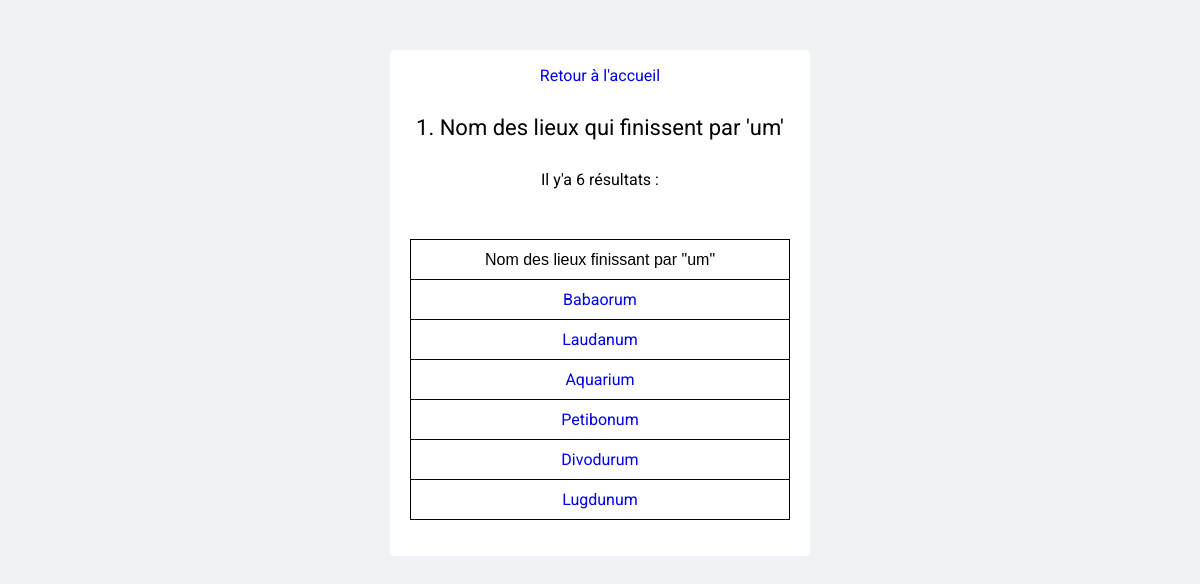
The page /requete1.php on the database its author committed.
### tables this page shows
CREATE TABLE IF NOT EXISTS `lieu` (
  `id_lieu` int(11) NOT NULL AUTO_INCREMENT,
  `nom_lieu` varchar(50) NOT NULL,
  PRIMARY KEY (`id_lieu`)
);

### requete1.php (the view, shortened to what this page needs)
<!DOCTYPE html>
<html lang="en">
<head>
    <link rel="stylesheet" href="CSS/style.css">
</head>
<body>
    <main>
        <?php
            $pdo = connect();
        ?>
        <p> <a href="index.php"> Retour à l'accueil </a> </p>
        <h3>1.	Nom des lieux qui finissent par 'um'</h3>
        <?php
            $requete = $pdo->query("
                SELECT id_lieu, nom_lieu
                FROM lieu
                WHERE nom_lieu LIKE '%um'
            ");
        ?>
        <p>Il y'a <?= $requete->rowCount() ?> résultats :</p>
        <table>
            <thead>
                <tr>
                    <th>Nom des lieux finissant par "um"</th>
                </tr>
            </thead>
            <tbody>
                <?php
                    foreach($requete->fetchAll() as $lieu){ ?>
                        <tr>
                            <td> <a href="voirLieu.php?id_lieu=<?= $lieu["id_lieu"]?>"> <?= $lieu["nom_lieu"] ?> </a> </td>
                        </tr>
                    <?php } ?>
            </tbody>
        </table>
    </main>
</body>
</html>

### CSS/style.css (style rules this page uses)
* { margin: 0; padding: 0; box-sizing: border-box; }
body { background: #f0f2f5; }
main { background: white; width: 45%; text-align: center; margin: 50px auto; padding: 1px 10px 36px 10px; border-radius: 5px; }
H3 { margin: 30px auto; font-family: 'Roboto', sans-serif; font-size: 22px; font-weight: initial; }
p { margin: 15px auto; font-family: 'Roboto', sans-serif; }
table, td, th { border: 0.5px solid black; border-collapse: collapse; height: 40px; width: 95%; margin: 50px auto 0px; font-family: 'Roboto', sans-serif; }
th { font-family: Arial, Helvetica, sans-serif; font-weight: initial; padding: 5px 10px; }
a { text-decoration: none; }
@media only screen and (min-width: 1200px) { main { width: 35%; } }

### rows shown on the page
lieu: nom_lieu "Babaorum"
lieu: nom_lieu "Laudanum"
lieu: nom_lieu "Aquarium"
lieu: nom_lieu "Petibonum"
lieu: nom_lieu "Divodurum"
lieu: nom_lieu "Lugdunum"

### other values the page prints
$requete->rowCount() "6"
